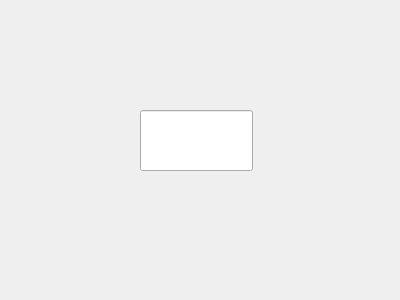
<?xml version="1.0" encoding="UTF-8"?>
<ui version="4.0">
 <class>Dialog</class>
 <widget class="QDialog" name="Dialog">
  <property name="geometry">
   <rect>
    <x>0</x>
    <y>0</y>
    <width>400</width>
    <height>300</height>
   </rect>
  </property>
  <property name="windowTitle">
   <string>Dialog</string>
  </property>
  <widget class="QLineEdit" name="lineEdit">
   <property name="geometry">
    <rect>
     <x>140</x>
     <y>110</y>
     <width>113</width>
     <height>61</height>
    </rect>
   </property>
  </widget>
 </widget>
 <resources/>
 <connections/>
</ui>
